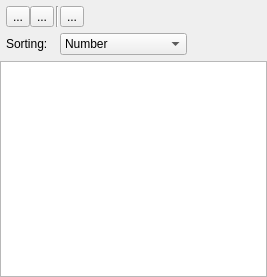
<?xml version="1.0" encoding="UTF-8"?>
<ui version="4.0">
 <class>SelectionList</class>
 <widget class="QDockWidget" name="SelectionList">
  <property name="geometry">
   <rect>
    <x>0</x>
    <y>0</y>
    <width>267</width>
    <height>277</height>
   </rect>
  </property>
  <property name="features">
   <set>QDockWidget::AllDockWidgetFeatures</set>
  </property>
  <property name="windowTitle">
   <string>Selection List</string>
  </property>
  <widget class="QWidget" name="dockWidgetContents">
   <layout class="QVBoxLayout" name="verticalLayout">
    <property name="leftMargin">
     <number>0</number>
    </property>
    <property name="topMargin">
     <number>6</number>
    </property>
    <property name="rightMargin">
     <number>0</number>
    </property>
    <property name="bottomMargin">
     <number>0</number>
    </property>
    <item>
     <layout class="QHBoxLayout" name="horizontalLayout">
      <property name="spacing">
       <number>0</number>
      </property>
      <item>
       <spacer name="horizontalSpacer_2">
        <property name="orientation">
         <enum>Qt::Horizontal</enum>
        </property>
        <property name="sizeType">
         <enum>QSizePolicy::Fixed</enum>
        </property>
        <property name="sizeHint" stdset="0">
         <size>
          <width>6</width>
          <height>20</height>
         </size>
        </property>
       </spacer>
      </item>
      <item>
       <widget class="QToolButton" name="btnLoad">
        <property name="maximumSize">
         <size>
          <width>24</width>
          <height>24</height>
         </size>
        </property>
        <property name="text">
         <string>...</string>
        </property>
        <property name="icon">
         <iconset resource="litsoz3.qrc">
          <normaloff>:/sel_open.png</normaloff>:/sel_open.png</iconset>
        </property>
       </widget>
      </item>
      <item>
       <widget class="QToolButton" name="btnSave">
        <property name="maximumSize">
         <size>
          <width>24</width>
          <height>24</height>
         </size>
        </property>
        <property name="text">
         <string>...</string>
        </property>
        <property name="icon">
         <iconset resource="litsoz3.qrc">
          <normaloff>:/sel_save.png</normaloff>:/sel_save.png</iconset>
        </property>
       </widget>
      </item>
      <item>
       <widget class="Line" name="line">
        <property name="minimumSize">
         <size>
          <width>6</width>
          <height>0</height>
         </size>
        </property>
        <property name="orientation">
         <enum>Qt::Vertical</enum>
        </property>
       </widget>
      </item>
      <item>
       <widget class="QToolButton" name="btnClear">
        <property name="maximumSize">
         <size>
          <width>24</width>
          <height>24</height>
         </size>
        </property>
        <property name="text">
         <string>...</string>
        </property>
        <property name="icon">
         <iconset resource="litsoz3.qrc">
          <normaloff>:/sel_clear.png</normaloff>:/sel_clear.png</iconset>
        </property>
       </widget>
      </item>
      <item>
       <spacer name="horizontalSpacer">
        <property name="orientation">
         <enum>Qt::Horizontal</enum>
        </property>
        <property name="sizeHint" stdset="0">
         <size>
          <width>40</width>
          <height>20</height>
         </size>
        </property>
       </spacer>
      </item>
      <item>
       <widget class="QLabel" name="labStatus">
        <property name="text">
         <string/>
        </property>
       </widget>
      </item>
     </layout>
    </item>
    <item>
     <layout class="QHBoxLayout" name="horizontalLayout_2">
      <item>
       <spacer name="horizontalSpacer_4">
        <property name="orientation">
         <enum>Qt::Horizontal</enum>
        </property>
        <property name="sizeType">
         <enum>QSizePolicy::Fixed</enum>
        </property>
        <property name="sizeHint" stdset="0">
         <size>
          <width>6</width>
          <height>20</height>
         </size>
        </property>
       </spacer>
      </item>
      <item>
       <widget class="QLabel" name="label">
        <property name="text">
         <string>Sorting:  </string>
        </property>
       </widget>
      </item>
      <item>
       <widget class="QComboBox" name="cmbSorting">
        <item>
         <property name="text">
          <string>Number</string>
         </property>
        </item>
        <item>
         <property name="text">
          <string>Author, Year, Title</string>
         </property>
        </item>
        <item>
         <property name="text">
          <string>Author, Title, Year</string>
         </property>
        </item>
        <item>
         <property name="text">
          <string>Title, Author, Year</string>
         </property>
        </item>
        <item>
         <property name="text">
          <string>Title, Year, Author</string>
         </property>
        </item>
        <item>
         <property name="text">
          <string>Year, Author, Title</string>
         </property>
        </item>
        <item>
         <property name="text">
          <string>Year, Title, Author</string>
         </property>
        </item>
       </widget>
      </item>
      <item>
       <spacer name="horizontalSpacer_3">
        <property name="orientation">
         <enum>Qt::Horizontal</enum>
        </property>
        <property name="sizeHint" stdset="0">
         <size>
          <width>40</width>
          <height>20</height>
         </size>
        </property>
       </spacer>
      </item>
     </layout>
    </item>
    <item>
     <widget class="QListView" name="lstSelection">
      <property name="selectionMode">
       <enum>QAbstractItemView::SingleSelection</enum>
      </property>
     </widget>
    </item>
   </layout>
  </widget>
 </widget>
 <resources>
  <include location="litsoz3.qrc"/>
 </resources>
 <connections/>
</ui>
